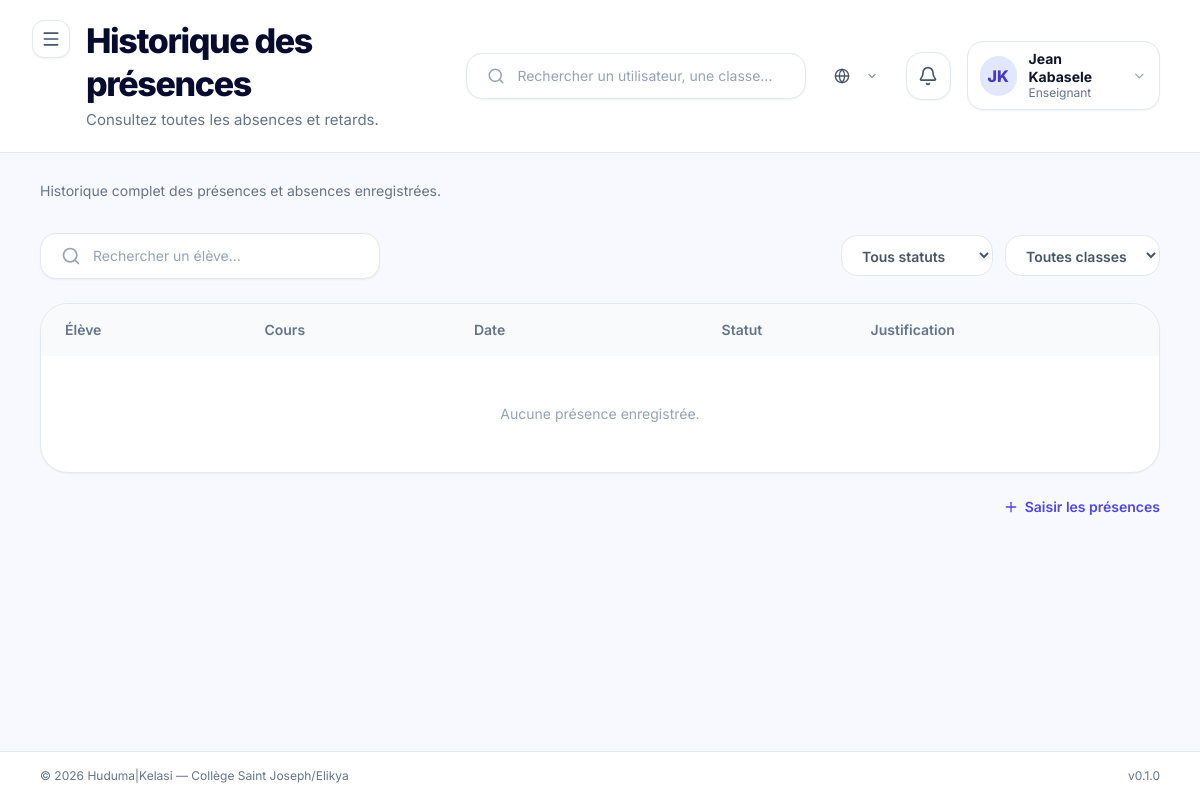
/attendance/historique/ (signed in), run on the app's committed database.
### apps/accounts/models.py (models this page shows, shortened)
class User(AbstractBaseUser, PermissionsMixin, BaseModel):
    email = models.EmailField(
        unique=True,
        verbose_name=_("Email"),
        help_text=_("Adresse email utilisée comme identifiant de connexion."),
    )
    first_name = models.CharField(
        max_length=80,
        verbose_name=_("Prénom"),
    )
    last_name = models.CharField(
        max_length=80,
        verbose_name=_("Nom"),
    )
    role = models.CharField(
        max_length=30,
        choices=UserRole.choices,
        default=UserRole.ELEVE,
        verbose_name=_("Rôle"),
        help_text=_("Rôle de l'utilisateur dans la plateforme."),
    )
    phone = models.CharField(
        max_length=30,
        blank=True,
        default="",
        verbose_name=_("Téléphone"),
    )
    avatar = models.ImageField(
        upload_to="avatars/",
        blank=True,
        null=True,
        verbose_name=_("Avatar"),
    )
    is_active = models.BooleanField(
        default=True,
        verbose_name=_("Actif"),
    )
    is_staff = models.BooleanField(
        default=False,
        verbose_name=_("Accès admin Django"),
    )
    date_joined = models.DateTimeField(
        auto_now_add=True,
        verbose_name=_("Date d'inscription"),
    )
    USERNAME_FIELD = "email"
    REQUIRED_FIELDS = ["first_name", "last_name"]
    objects = UserManager()
    class Meta:
        verbose_name = _("Utilisateur")
        verbose_name_plural = _("Utilisateurs")
        ordering = ["last_name", "first_name"]
        indexes = [
            models.Index(fields=["role"]),
            models.Index(fields=["is_active"]),
        ]
    @property
    def full_name(self) -> str:
        return f"{self.first_name} {self.last_name}".strip()
    @property
    def short_label(self) -> str:
        return ROLE_SHORT_LABELS.get(self.role, self.role)
    @property
    def initials(self) -> str:
        first = (self.first_name or "").strip()
        last = (self.last_name or "").strip()
        if first and last:
            return f"{first[0]}{last[0]}".upper()
        if first:
            return first[0].upper()
        if self.email:
            return self.email[0].upper()
        return "?"

### apps/attendance/views.py (the view)
# urls.py: path("historique/", AttendanceHistoryView.as_view(), name="history"),
class AttendanceHistoryView(RoleRequiredMixin, ListView):
    model = Presence
    template_name = "pages/attendance/history.html"
    context_object_name = "presences"
    allowed_roles = [UserRole.ENSEIGNANT, UserRole.ADMIN, UserRole.DIRECTEUR_ETUDES]
    paginate_by = 20
    def get_queryset(self):
        qs = Presence.objects.select_related(
            "eleve", "cours", "classe", "enregistre_par"
        ).all().order_by("-date", "eleve__last_name")
        search = self.request.GET.get("search", "").strip()
        if search:
            qs = qs.filter(
                eleve__first_name__icontains=search
            ) | qs.filter(
                eleve__last_name__icontains=search
            )
        statut = self.request.GET.get("statut", "")
        if statut:
            qs = qs.filter(statut=statut)
        classe_id = self.request.GET.get("classe", "")
        if classe_id:
            qs = qs.filter(classe_id=classe_id)
        return qs
    def get_context_data(self, **kwargs):
        ctx = super().get_context_data(**kwargs)
        ctx["page_title"] = "Historique des présences"
        ctx["page_subtitle"] = "Consultez toutes les absences et retards."
        ctx["search_query"] = self.request.GET.get("search", "")
        ctx["active_statut"] = self.request.GET.get("statut", "")
        ctx["active_classe"] = self.request.GET.get("classe", "")
        ctx["classes"] = Classe.objects.all().order_by("nom")
        ctx["statut_choices"] = Presence.Statut.choices
        return ctx

### apps/core/context_processors.py (called while the page is built)
def _get_unread_count(user):
    try:
        from apps.notifications.models import Notification
        return Notification.objects.filter(destinataire=user, lu=False).count()
    except Exception:
        return 0

### apps/core/managers.py (called while the page is built)
    def get_queryset(self):
        return super().get_queryset().filter(deleted_at__isnull=True)

### apps/core/mixins.py (called while the page is built)
    def dispatch(self, request, *args, **kwargs):
        user = request.user
        if not user.is_authenticated:
            return self.handle_no_permission()
        if self.allowed_roles and user.role not in self.allowed_roles:
            raise PermissionDenied(
                "Votre rôle ne vous permet pas d'accéder à cette page."
            )
        return super().dispatch(request, *args, **kwargs)

### templates/pages/attendance/history.html (shortened to what this page needs)
{% extends "layouts/dashboard.html" %}
{% load huduma_tags %}
{% load static %}
{% block content %}
  <section class="mb-8">
    <p class="text-sm text-slate-500 max-w-2xl">
      Historique complet des présences et absences enregistrées.
    </p>
  </section>
  <section class="flex flex-col lg:flex-row lg:items-center justify-between gap-4 mb-6">
    <form method="get" action="{% url 'attendance:history' %}"
          class="flex items-center gap-3 w-full sm:w-[340px] bg-white border border-slate-200 rounded-2xl px-5 py-3 shadow-sm focus-within:border-indigo-500 focus-within:ring-4 focus-within:ring-indigo-100 transition-all">
      <i data-lucide="search" class="w-5 h-5 text-slate-400 flex-shrink-0"></i>
      <input type="text" name="search" value="{{ search_query|default:'' }}"
             placeholder="Rechercher un élève..."
             class="w-full outline-none text-sm bg-transparent text-slate-700 placeholder:text-slate-400">
    </form>
    <div class="flex flex-wrap items-center gap-3">
      <select name="statut" class="bg-white border border-slate-200 rounded-2xl px-4 py-2.5 text-sm font-semibold text-slate-600 focus:border-indigo-500 outline-none"
              onchange="this.form.submit()">
        <option value="">Tous statuts</option>
      </select>
      <select name="classe" class="bg-white border border-slate-200 rounded-2xl px-4 py-2.5 text-sm font-semibold text-slate-600 focus:border-indigo-500 outline-none"
              onchange="this.form.submit()">
        <option value="">Toutes classes</option>
      </select>
    </div>
  </section>
  <section class="bg-white border border-slate-200 rounded-[28px] shadow-sm overflow-hidden">
    <div class="overflow-x-auto">
      <table class="w-full text-left">
        <thead class="bg-slate-50">
          <tr class="text-sm text-slate-500">
            <th class="px-6 py-4 font-semibold text-left">Élève</th>
            <th class="px-6 py-4 font-semibold text-left">Cours</th>
            <th class="px-6 py-4 font-semibold text-left">Date</th>
            <th class="px-6 py-4 font-semibold text-center">Statut</th>
            <th class="px-6 py-4 font-semibold text-left">Justification</th>
          </tr>
        </thead>
        <tbody class="divide-y divide-slate-100 text-sm">
          {% for p in presences %}
            <tr class="hover:bg-slate-50">
              <td class="px-6 py-5 font-bold text-slate-900">{{ p.eleve.full_name }}</td>
              <td class="px-6 py-5 text-slate-600">{{ p.cours.nom }}</td>
              <td class="px-6 py-5 text-slate-500">{{ p.date|date:"d/m/Y" }}</td>
              <td class="px-6 py-5 text-center">
                {% if p.statut == 'present' %}
                  <span class="inline-flex items-center gap-1.5 px-3 py-1 rounded-full bg-emerald-50 text-emerald-600 font-semibold text-xs">
                    <i data-lucide="check" class="w-3 h-3"></i> Présent
                  </span>
                {% elif p.statut == 'absent' %}
                  <span class="inline-flex items-center gap-1.5 px-3 py-1 rounded-full bg-red-50 text-red-600 font-semibold text-xs">
                    <i data-lucide="x" class="w-3 h-3"></i> Absent
                  </span>
                {% elif p.statut == 'absent_justifie' %}
                  <span class="inline-flex items-center gap-1.5 px-3 py-1 rounded-full bg-amber-50 text-amber-600 font-semibold text-xs">
                    <i data-lucide="file-warning" class="w-3 h-3"></i> Absent justifié
                  </span>
                {% elif p.statut == 'retard' %}
                  <span class="inline-flex items-center gap-1.5 px-3 py-1 rounded-full bg-sky-50 text-sky-600 font-semibold text-xs">
                    <i data-lucide="clock" class="w-3 h-3"></i> Retard ({{ p.minutes_retard }}min)
                  </span>
                {% endif %}
              </td>
              <td class="px-6 py-5 text-slate-500 text-xs">{{ p.justification|default:"—" }}</td>
            </tr>
          {% empty %}
            <tr>
              <td colspan="5" class="px-6 py-12 text-center text-slate-400">
                Aucune présence enregistrée.
              </td>
            </tr>
          {% endfor %}
        </tbody>
      </table>
    </div>
  </section>
  <div class="flex justify-end mt-6">
    <a href="{% url 'attendance:saisie' %}" class="text-sm font-semibold text-indigo-600 hover:text-indigo-700 flex items-center gap-1.5">
      <i data-lucide="plus" class="w-4 h-4"></i>
      Saisir les présences
    </a>
  </div>
{% endblock %}

### templates/partials/navbar.html (shortened to what this page needs)
<div class="flex flex-col lg:flex-row lg:items-center justify-between gap-6 w-full">
  <div class="flex items-start gap-4">
    <button
      @click="sidebarOpen = !sidebarOpen"
      class="xl:hidden p-2 -ml-2 rounded-xl bg-white border border-slate-200 text-slate-600 hover:bg-slate-50 shadow-sm"
      aria-label="Basculer la sidebar"
    >
      <i data-lucide="menu" class="w-5 h-5"></i>
    </button>
    <div>
      <h2 class="text-[26px] lg:text-[34px] font-extrabold tracking-[-0.04em] text-kelasi-ink leading-tight">
        {% block navbar_title %}{{ page_title|default:"Tableau de bord" }}{% endblock %}
      </h2>
      {% if page_subtitle %}
        <p class="mt-1 text-slate-500 text-[14px] lg:text-[15px]">{{ page_subtitle }}</p>
      {% endif %}
    </div>
  </div>
  <div class="flex items-center gap-4">
    <div class="hidden md:flex items-center gap-3 w-[300px] lg:w-[360px] bg-white border border-slate-200 rounded-2xl px-5 py-3 shadow-sm">
      <i data-lucide="search" class="w-5 h-5 text-slate-400"></i>
      <input
        type="text"
        placeholder="Rechercher un utilisateur, une classe..."
        class="w-full outline-none text-sm bg-transparent text-slate-700 placeholder:text-slate-400"
      >
    </div>
    {% include "partials/language_switcher.html" %}
    <a
      href="{% url 'notifications:list' %}"
      class="relative w-12 h-12 rounded-2xl bg-white border border-slate-200 flex items-center justify-center shadow-sm hover:bg-slate-50"
      title="Notifications"
    >
      <i data-lucide="bell" class="w-5 h-5 text-slate-600"></i>
    </a>
    <div class="relative" x-data="{ userMenuOpen: false }">
      <button
        @click="userMenuOpen = !userMenuOpen"
        class="flex items-center gap-3 bg-white border border-slate-200 rounded-2xl px-3 py-2 shadow-sm hover:bg-slate-50"
      >
        <span class="w-10 h-10 rounded-full bg-indigo-100 text-indigo-700 flex items-center justify-center font-extrabold">
          {{ request.user.initials }}
        </span>
        <div class="hidden lg:block text-left">
          <p class="text-sm font-bold text-slate-900 leading-tight">{{ request.user.full_name }}</p>
          <p class="text-xs text-slate-500">{{ request.user.short_label }}</p>
        </div>
        <i data-lucide="chevron-down" class="w-4 h-4 text-slate-400 hidden lg:block"></i>
      </button>
    </div>
  </div>
</div>

### templates/layouts/base.html (style rules this page uses)
body { font-family: 'Inter', system-ui, sans-serif; }

### data on the page
User: user.initials "JK", user.full_name "Jean Kabasele", user.short_label "Enseignant"

### other printed values
{{ page_title|default:"Tableau de bord" }} "Historique des présences"
{{ page_subtitle }} "Consultez toutes les absences et retards."
{{ HUDUMA_NAME }} "Huduma"
{{ HUDUMA_VERSION }} "0.1.0"
